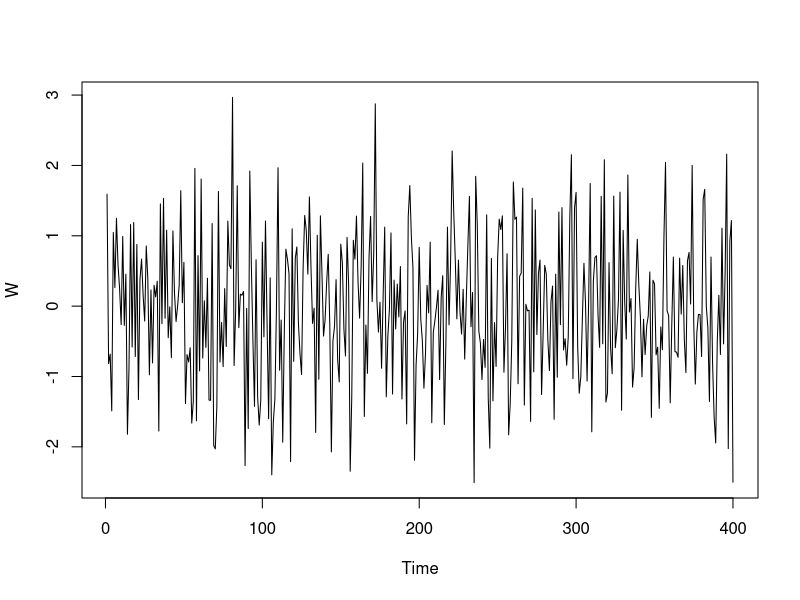
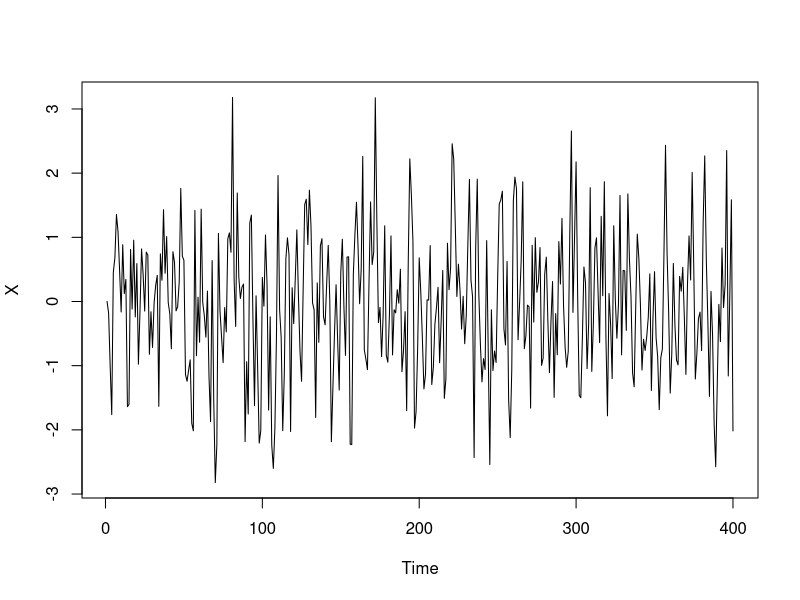
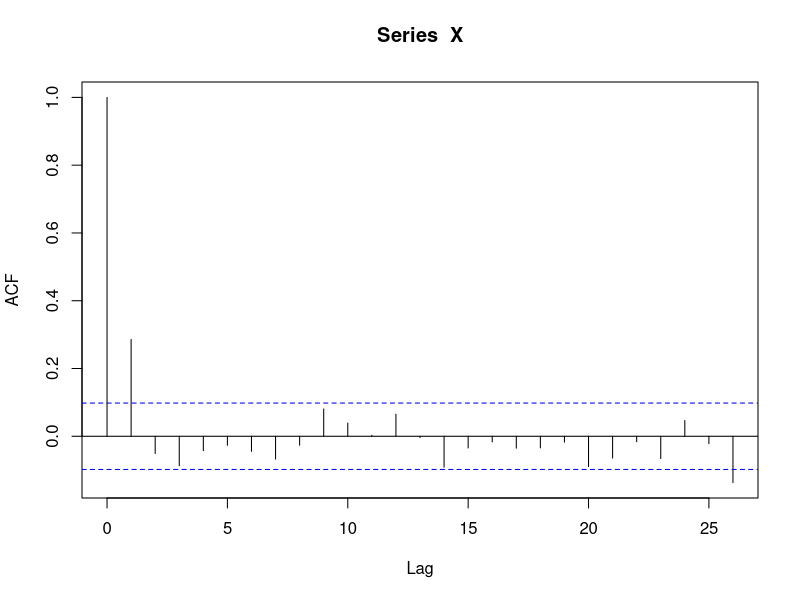
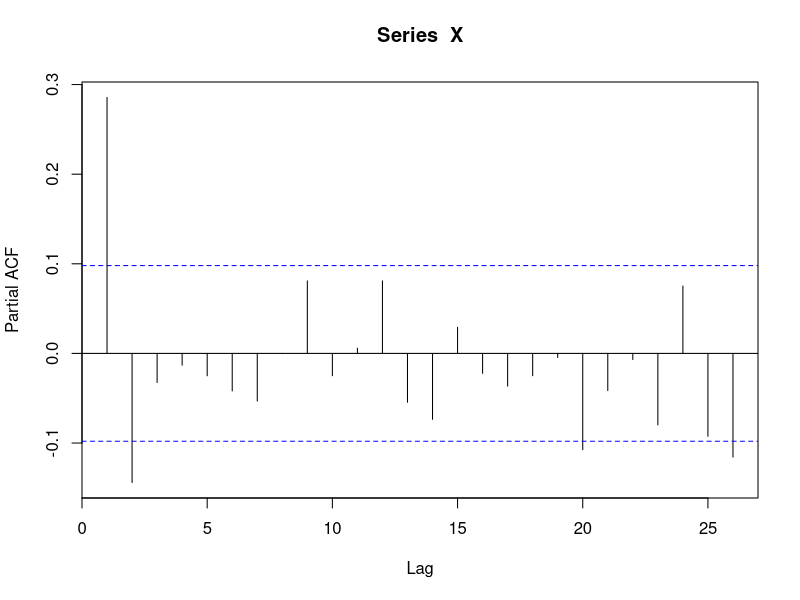
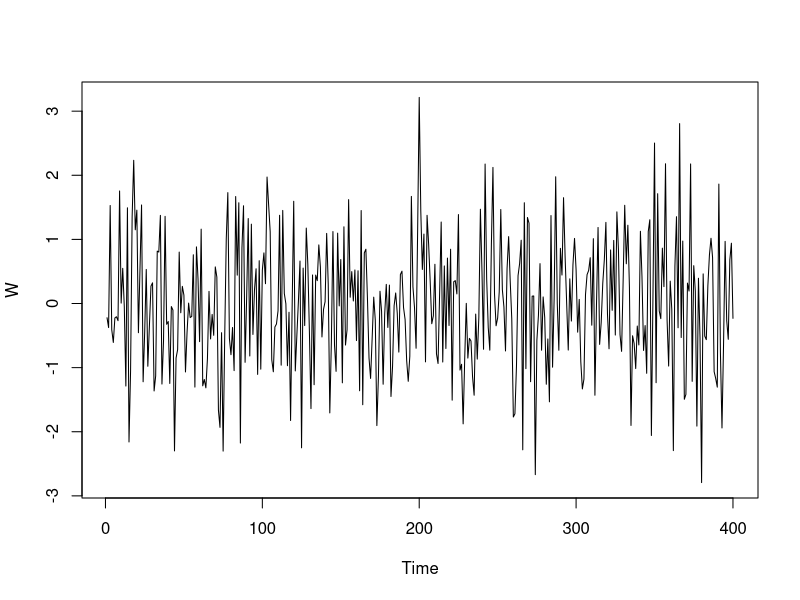
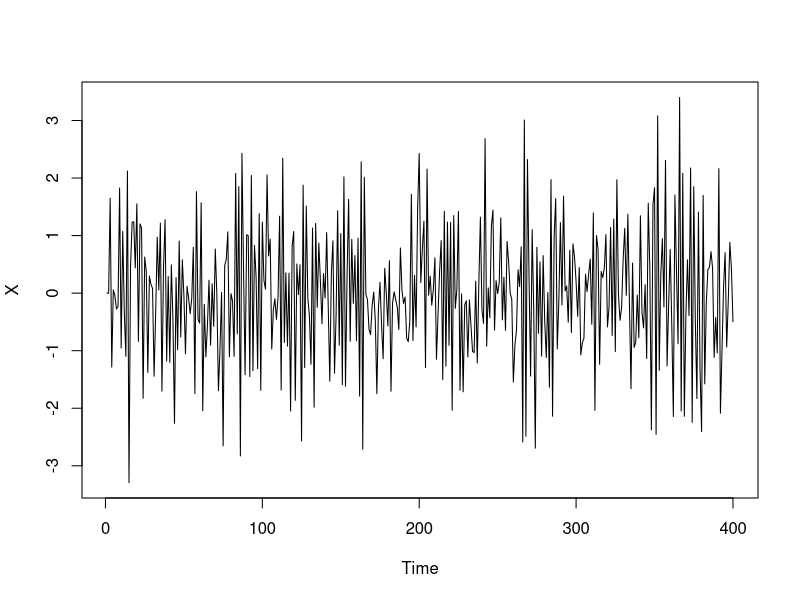
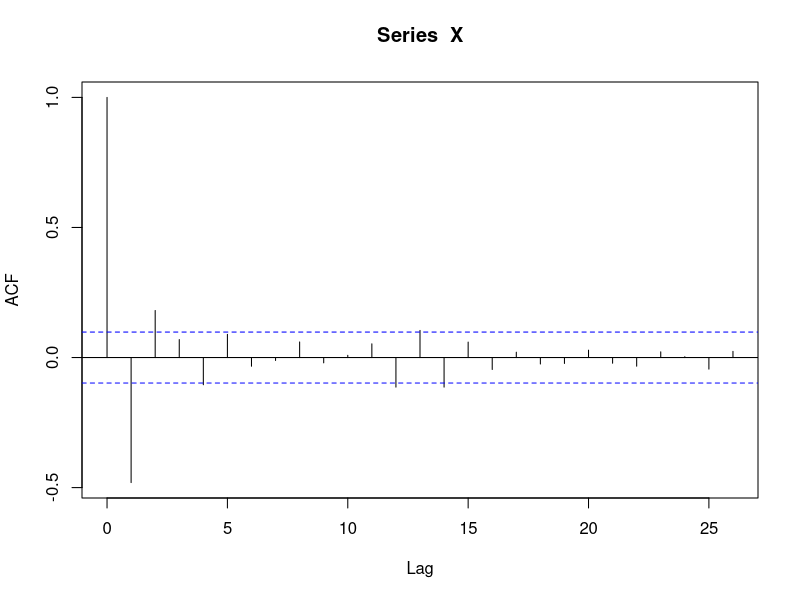
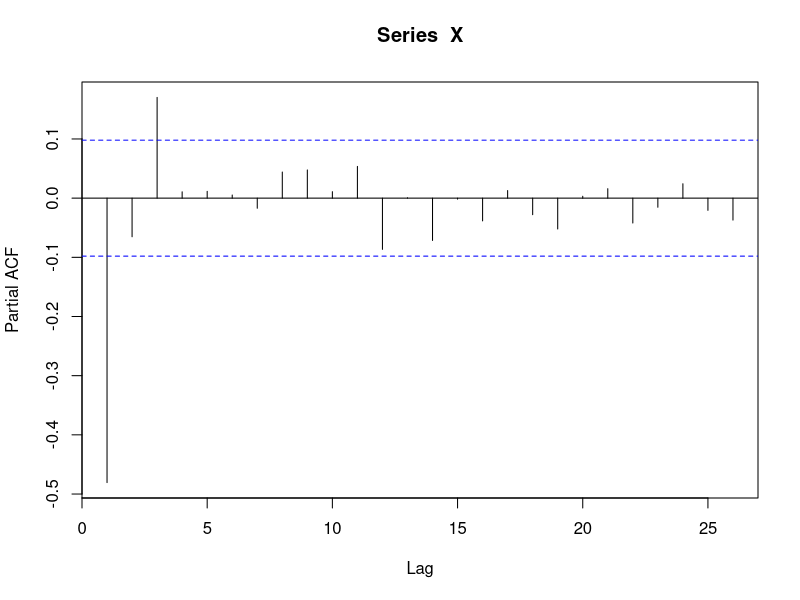

Generate these figures, in order, with R:
## ---- chunk 1
knitr::opts_chunk$set(echo = TRUE)
## ---- chunk 2
n<-400
W<-rnorm(n)
X<-numeric(n)

for (t in 2:n)
  X[t]<-0.4*W[t-1]+W[t]

ts.plot(W)
ts.plot(X)

acfx<-acf(X)
acfx
pacfx<-pacf(X)
pacfx
## ---- chunk 3
n<-400
W<-rnorm(n)
X<-numeric(n)

for (t in 3:n)
  X[t]<-0.3*W[t-2]-0.5*W[t-1]+W[t]

ts.plot(W)
ts.plot(X)

acfx<-acf(X)
acfx
pacfx<-pacf(X)
pacfx
## ---- chunk 4
n<-400
W<-rnorm(n)
X<-numeric(n)
X[1]<-0
X[2]<-0

for (t in 2:n)
  X[t]<-0.7*X[t-1]+W[t]

ts.plot(W)
ts.plot(X)

acfx<-acf(X)
acfx
pacfx<-pacf(X)
pacfx
## ---- chunk 5
n<-400
W<-rnorm(n)
X<-numeric(n)
X[1]<-1
X[2]<-0

for (t in 3:n)
  X[t]<-0.2*X[t-1]+0.3*X[t-2]+W[t]

ts.plot(W)
ts.plot(X)

acfx<-acf(X)
acfx
pacfx<-pacf(X)
pacfx
